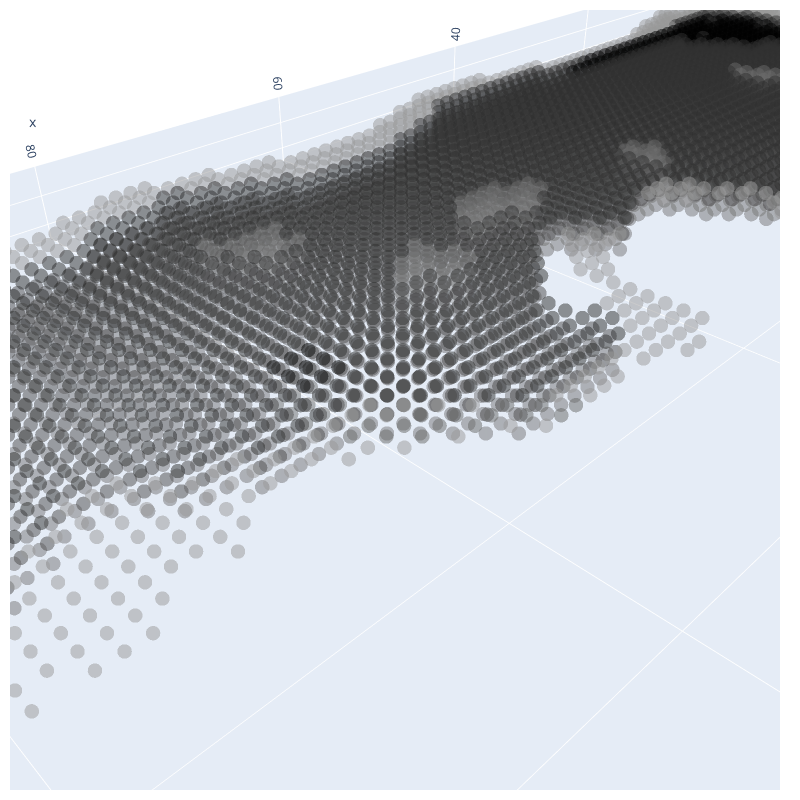

Notebook code cell kept with this figure:
### Code cell
plotGreys(allFishesEnvProbNp, material_np, 5000, 20)

### Figure 1 — Plotly figure (JSON) as saved in the notebook; plotly's stock layout.template omitted (floating-point values rounded to 4 significant figures; data arrays with more than 128 entries replaced by an {"elided": "..."} marker saying what was removed)
{"data": [{"marker": {"color": {"elided": "9241 float values"}, "colorscale": [[0, "rgb(255,255,255)"], [0.125, "rgb(240,240,240)"], [0.25, "rgb(217,217,217)"], [0.375, "rgb(189,189,189)"], [0.5, "rgb(150,150,150)"], [0.625, "rgb(115,115,115)"], [0.75, "rgb(82,82,82)"], [0.875, "rgb(37,37,37)"], [1, "rgb(0,0,0)"]], "opacity": 0.5, "size": 5}, "mode": "markers", "type": "scatter3d", "x": {"elided": "9241 int values"}, "y": {"elided": "9241 int values"}, "z": {"elided": "9241 int values"}}], "layout": {"height": 800, "margin": {"b": 10, "l": 10, "r": 20, "t": 10}, "scene": {"aspectmode": "manual", "aspectratio": {"x": 7.95, "y": 3.2, "z": 0.25}, "xaxis": {"nticks": 10, "range": [0, 159]}, "yaxis": {"nticks": 10, "range": [0, 64]}, "zaxis": {"nticks": 5, "range": [5, 0]}}, "width": 800}}
